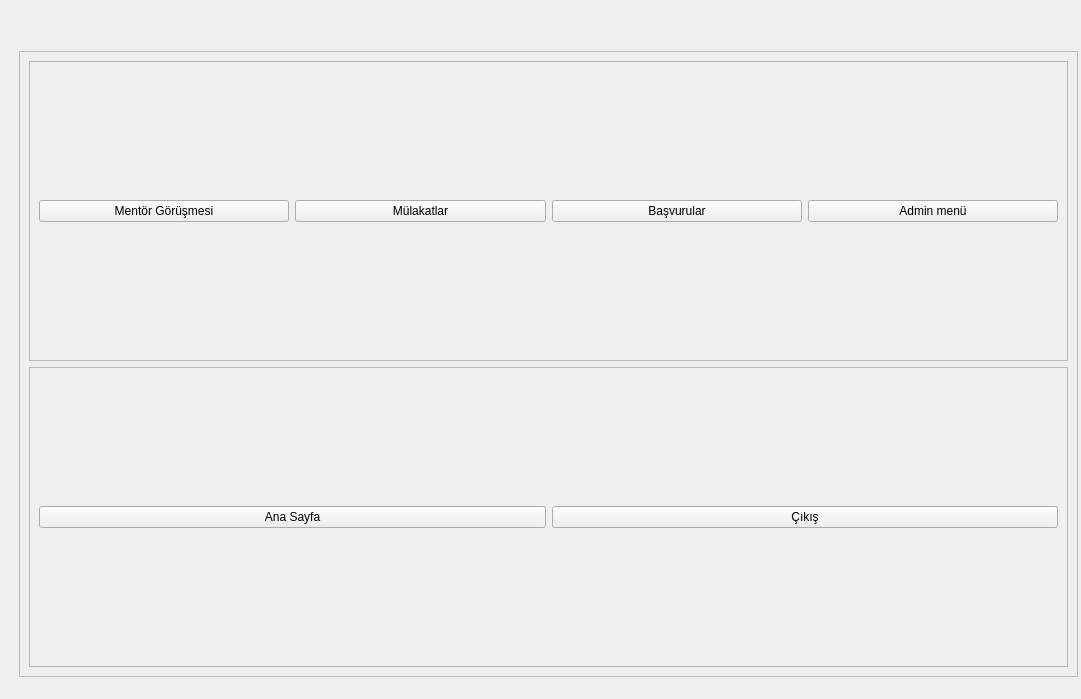
<?xml version="1.0" encoding="UTF-8"?>
<ui version="4.0">
 <class>MainWindow</class>
 <widget class="QMainWindow" name="MainWindow">
  <property name="geometry">
   <rect>
    <x>0</x>
    <y>0</y>
    <width>1081</width>
    <height>699</height>
   </rect>
  </property>
  <property name="minimumSize">
   <size>
    <width>1081</width>
    <height>699</height>
   </size>
  </property>
  <property name="maximumSize">
   <size>
    <width>1081</width>
    <height>699</height>
   </size>
  </property>
  <property name="windowTitle">
   <string>MainWindow</string>
  </property>
  <widget class="QWidget" name="centralwidget">
   <widget class="QFrame" name="frame">
    <property name="geometry">
     <rect>
      <x>-11</x>
      <y>-9</y>
      <width>1111</width>
      <height>711</height>
     </rect>
    </property>
    <property name="frameShape">
     <enum>QFrame::StyledPanel</enum>
    </property>
    <property name="frameShadow">
     <enum>QFrame::Raised</enum>
    </property>
    <widget class="QLabel" name="label">
     <property name="geometry">
      <rect>
       <x>0</x>
       <y>0</y>
       <width>1101</width>
       <height>711</height>
      </rect>
     </property>
     <property name="text">
      <string/>
     </property>
     <property name="pixmap">
      <pixmap>blue.jpg</pixmap>
     </property>
     <property name="scaledContents">
      <bool>true</bool>
     </property>
    </widget>
    <widget class="QFrame" name="frame_2">
     <property name="geometry">
      <rect>
       <x>30</x>
       <y>60</y>
       <width>1059</width>
       <height>626</height>
      </rect>
     </property>
     <property name="frameShape">
      <enum>QFrame::StyledPanel</enum>
     </property>
     <property name="frameShadow">
      <enum>QFrame::Raised</enum>
     </property>
     <layout class="QVBoxLayout" name="verticalLayout">
      <item>
       <widget class="QFrame" name="frame_3">
        <property name="frameShape">
         <enum>QFrame::StyledPanel</enum>
        </property>
        <property name="frameShadow">
         <enum>QFrame::Raised</enum>
        </property>
        <layout class="QHBoxLayout" name="horizontalLayout_2">
         <item>
          <widget class="QPushButton" name="mentor_btn">
           <property name="text">
            <string>Mentör Görüşmesi</string>
           </property>
          </widget>
         </item>
         <item>
          <widget class="QPushButton" name="mulakatlar_btn">
           <property name="text">
            <string>Mülakatlar</string>
           </property>
          </widget>
         </item>
         <item>
          <widget class="QPushButton" name="basvurular_btn">
           <property name="text">
            <string>Başvurular</string>
           </property>
          </widget>
         </item>
         <item>
          <widget class="QPushButton" name="admin_btn">
           <property name="text">
            <string>Admin menü</string>
           </property>
          </widget>
         </item>
        </layout>
       </widget>
      </item>
      <item>
       <widget class="QFrame" name="frame_4">
        <property name="frameShape">
         <enum>QFrame::StyledPanel</enum>
        </property>
        <property name="frameShadow">
         <enum>QFrame::Raised</enum>
        </property>
        <layout class="QHBoxLayout" name="horizontalLayout">
         <item>
          <widget class="QPushButton" name="anasayfa_btn">
           <property name="text">
            <string>Ana Sayfa</string>
           </property>
          </widget>
         </item>
         <item>
          <widget class="QPushButton" name="pushButton_3">
           <property name="text">
            <string>Çıkış</string>
           </property>
          </widget>
         </item>
        </layout>
       </widget>
      </item>
     </layout>
    </widget>
   </widget>
  </widget>
 </widget>
 <resources/>
 <connections/>
</ui>
